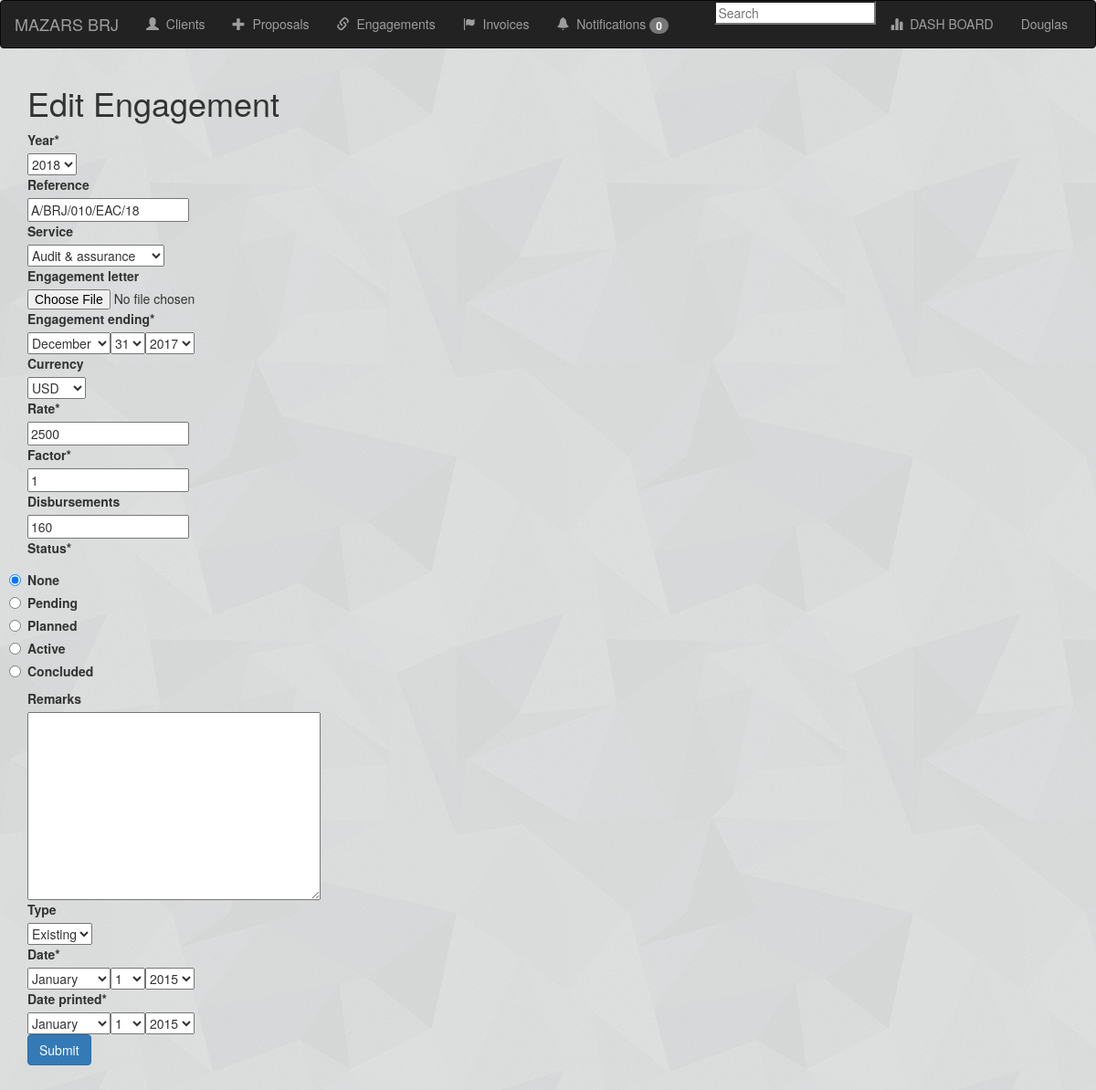
/1/detail/1/ (signed in), run on the app's committed database.
### tracker/models.py (models this page shows, shortened)
class Engagement(models.Model):
    client              = models.ForeignKey(Client, on_delete=models.CASCADE,blank=True, null=True, related_name='engagements')
    year                = models.IntegerField('Year', choices=YEAR_CHOICES, default=datetime.datetime.now().year) #Year should be August as year end
    date_printed        = models.DateField(blank=True, null=True, auto_now_add=True)
    reference           = models.CharField(max_length =122,blank=True, null=True, default='/BRJ/')
    date                = models.DateField(blank=True, null=True, default=datetime.date.today)
    assignment          = models.CharField('Service', max_length = 19, choices = ass,blank=True, null=True)
    letter              = models.FileField('Engagement letter',blank=True, null=True)
    engagement_ending   = models.DateField('Ending date', blank=True, null = True)
    currency            = models.CharField(max_length = 19, choices = money, default = 'USD',blank=True, null=True)
    rate                = models.PositiveIntegerField('Rate')
    factor              = models.PositiveIntegerField(default=1)
    active              = models.PositiveIntegerField(blank=True, null=True)
    disbursements       = models.PositiveIntegerField(blank=True, null=True)
    payment             = models.PositiveIntegerField('Payment',blank=True, null=True )
    balance             = models.PositiveIntegerField(default=0, blank=True, null=True)
    status              = models.CharField(choices=eng_status, max_length=122,default ='None',blank=True, null=True)
    remarks             = models.TextField(max_length=1000, blank=True, null=True)
    type                = models.CharField(choices=type, max_length=12, blank=True, null=True)
    class Meta:
        ordering = ('-date','-year')

### tracker/views.py (the view)
# urls.py: path('<int:pk>/detail/<int:engagement_pk>/', views.edit_engagement, name='edit_engagement'),
@login_required
def edit_engagement(request, pk, engagement_pk):
    eng = get_object_or_404(Engagement, client__pk=pk, pk=engagement_pk)
    if request.POST:
        form = EngagementForm(request.POST, instance=eng)
        if form.is_valid():
            engagement = form.save()
            return redirect("tracker:detail", pk=engagement_pk)
    form = EngagementForm(instance=eng)
    return render(request, 'edit_engagement.html', {'form':form, 'eng':eng})

### tracker/forms.py
class EngagementForm(ModelForm):
    date = forms.DateField(widget=forms.SelectDateWidget(years=range(2015, 2021))) #, initial=datetime.date.today()
    date_printed = forms.DateField(widget=forms.SelectDateWidget(years=range(2015, 2021)))
    engagement_ending = forms.DateField(widget=forms.SelectDateWidget(years=range(2015, 2021)))
    CHOICES = eng_status = (('None','None'),('Pending','Pending'),('Planned','Planned'),('Active','Active'),('Concluded','Concluded'),)
    status = forms.ChoiceField(choices=CHOICES,widget=forms.RadioSelect, initial ='None')
    class Meta:
        model = Engagement
        exclude = ['balance', 'payment', 'client','date','active']
    def __init__(self, *args, **kwargs):
        super(EngagementForm, self).__init__(*args, **kwargs)
        self.helper = FormHelper()
        self.helper.form_id ='id-client-form'
        self.helper.form_method = 'post'
        self.helper.add_input(Submit('submit', 'Submit'))

### templates/edit_engagement.html (shortened to what this page needs)
{% extends 'base.html' %}
{% block content %}
{% load crispy_forms_tags %}
<div class="container">
  <h1>Edit Engagement</h1>
  <div class="text-dark">
    <form method="post" enctype="multipart/form-data">
      <table border='1'>
        {% crispy form %}<br>
      </table>
      <div class="col-sm-4">
      </div>
    </form>
</div>
{% endblock %}

### templates/base.html (shortened to what this page needs)
<html lang="en">
<head>
    {% load staticfiles %}
    <link rel="stylesheet" href="https://maxcdn.bootstrapcdn.com/bootstrap/3.3.6/css/bootstrap.min.css">
    <link rel="stylesheet" href="{% static 'css/styles.css' %}">
</head>
<body>
  <nav class="navbar navbar-inverse">
      <div class="container-fluid">
          <div class="navbar-header">
              <a class="navbar-brand" href="{% url 'tracker:home' %}">MAZARS BRJ</a>
          </div>
          <div class="collapse navbar-collapse" id="topNavBar">
              <ul class="nav navbar-nav">
                  <li class="#"><a href="{% url 'tracker:home' %}"><span class="glyphicon glyphicon-user"></span>&nbsp; Clients</a></li>
                  <li class="#"><a href="{% url 'tracker:new_proposal' %}"><span class="glyphicon glyphicon-plus"></span>&nbsp; Proposals</a></li>
                  <li class="#"><a href="{% url 'tracker:search' %}"><span class="glyphicon glyphicon-link" aria-hidden="true"></span>&nbsp; Engagements</a></li>
                  <li class="#"><a href="{% url 'tracker:all_invoices' %}"><span class="glyphicon glyphicon-flag" aria-hidden="true"></span>&nbsp; Invoices</a></li>
                  <li class="#"><a href="#"><span class="glyphicon glyphicon-bell"></span>&nbsp; Notifications <span class="badge badge-light">0</span></a></li>
              </ul>
              <ul class="nav navbar-nav navbar-right">
                <li>
                   <form id="demo-2">
                      <input type="search" placeholder="Search">
                    </form>
                </li>
                  <li>
                      <a href="{% url 'tracker:dashboard' %}">
                          <span class="glyphicon glyphicon-stats" aria-hidden="true"></span>&nbsp; DASH BOARD
                      </a>
                  </li>
                {% if user.is_authenticated %}
                  <li class="nav-item dropdown">
                    <a class="nav-link dropdown-toggle" href="#" id="userMenu" data-toggle="dropdown" aria-haspopup="true" aria-expanded="false">
                      {{ user.username|title }}
                    </a>
                  </li>
      {% endif %}
        </ul>
          </div>
      </div>
  </nav>
  {% block content %}
  {% endblock %}
</body>
</html>

### static/css/styles.css (style rules this page uses)
body { background-image: url(../image/shattered.png); }

### data on the page
Engagement: year "2018", reference "A/BRJ/010/EAC/18", assignment "Audit & assurance", currency "USD", rate "2500", factor "1", disbursements "160", status "☑ Status* ☐ Pending ☐ Planned ☐ Active ☐ Concluded", type "Existing"

### other printed values
{{ user.username|title }} "Douglas"
